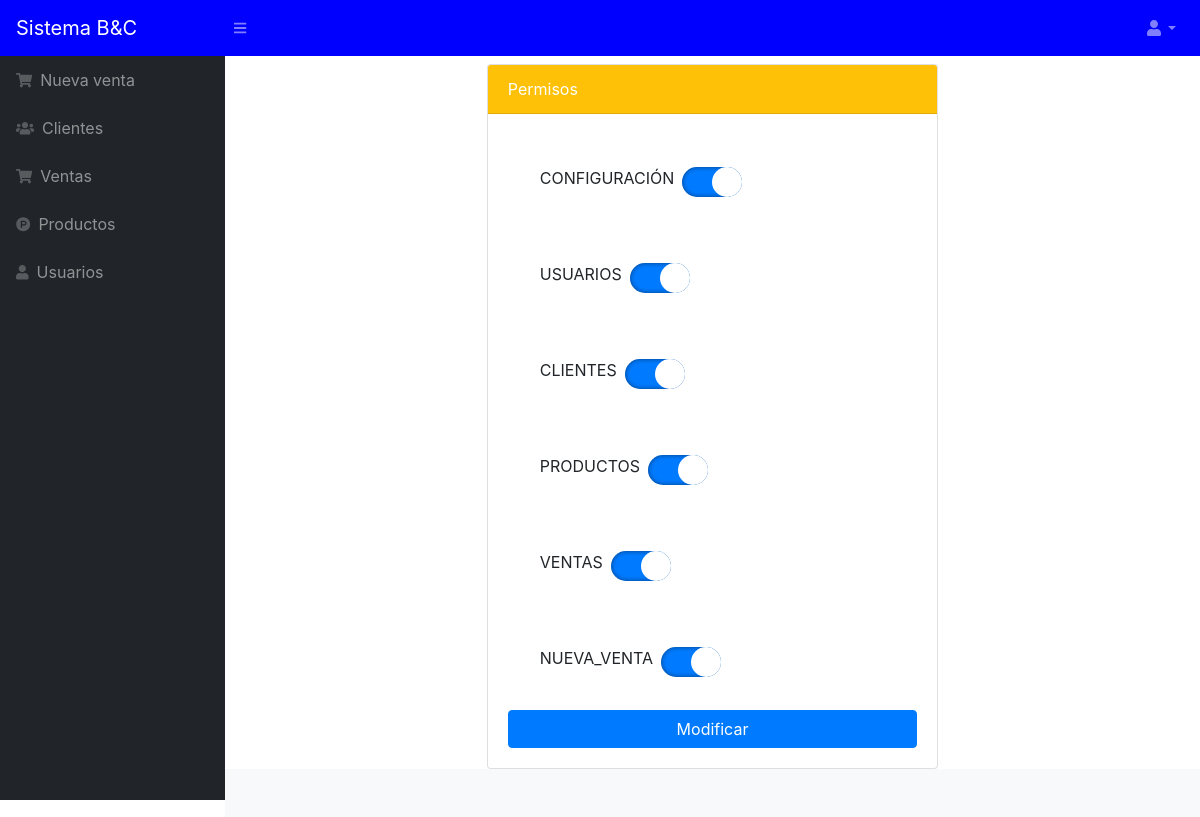
Page /sis_venta/src/rol.php?id=1 (signed in) on the committed database.
### tables this page shows
CREATE TABLE `permisos` (
  `id` int(11) NOT NULL,
  `nombre` varchar(30) NOT NULL
);

### sis_venta/src/rol.php (the view, shortened to what this page needs)
<?php include_once "includes/header.php";
require_once "../conexion.php";
$id = $_GET['id'];
$sqlpermisos = mysqli_query($conexion, "SELECT * FROM permisos");
$consulta = mysqli_query($conexion, "SELECT * FROM detalle_permisos WHERE id_usuario = $id");
$datos = array();
foreach ($consulta as $asignado) {
    $datos[$asignado['id_permiso']] = true;
}
?>
<div class="row">
    <div class="col-md-6 mx-auto">
        <div class="card">
            <div class="card-header bg-warning text-white">
                Permisos
            </div>
            <div class="card-body">
                <form method="post" action="">
                    <?php while ($row = mysqli_fetch_assoc($sqlpermisos)) { ?>
                        <div class="form-check form-check-inline m-4">
                            <label for="permisos" class="p-2 text-uppercase"><?php echo $row['nombre']; ?></label>
                            <input id="permisos" type="checkbox" name="permisos[]" value="<?php echo $row['id']; ?>" <?php
                                                                                                                                                    if (isset($datos[$row['id']])) {
                                                                                                                                                        echo "checked";
                                                                                                                                                    }
                                                                                                                                                    ?>>
                        </div>
                    <?php } ?>
                    <br>
                    <button class="btn btn-primary btn-block" type="submit">Modificar</button>
                </form>
            </div>
        </div>
    </div>
</div>
<?php include_once "includes/footer.php"; ?>

### rows in the picture
permisos: nombre "CONFIGURACIÓN", id "☑"
permisos: nombre "USUARIOS", id "☑"
permisos: nombre "CLIENTES", id "☑"
permisos: nombre "PRODUCTOS", id "☑"
permisos: nombre "VENTAS", id "☑"
permisos: nombre "NUEVA_VENTA", id "☑"
